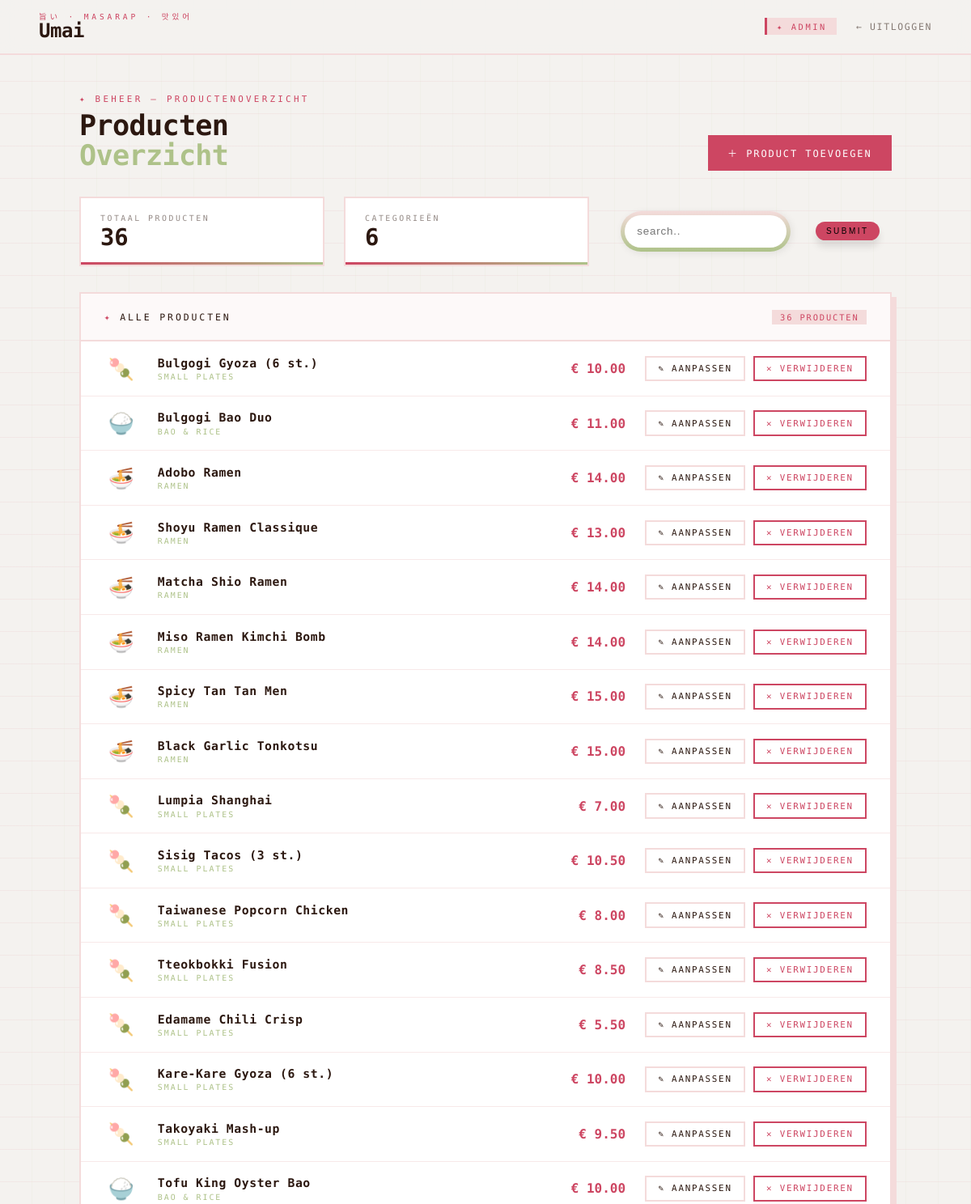
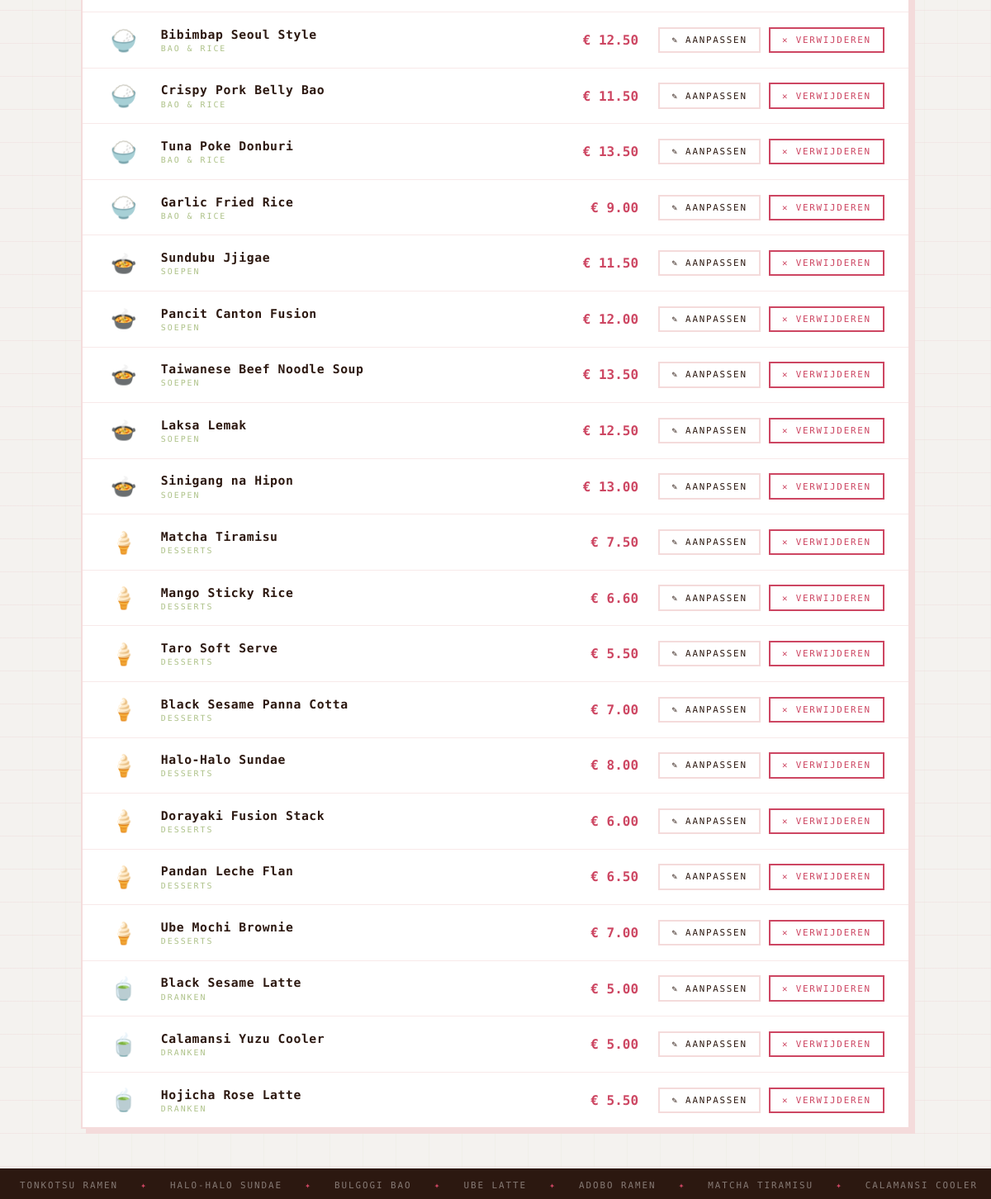
The page /app/umai/admin/admin.php (signed in) on the database its author committed (2 pictures, top to bottom).
### tables this page shows
CREATE TABLE `menu` (
  `id` int NOT NULL,
  `naam` varchar(30) NOT NULL,
  `categorie` varchar(15) NOT NULL,
  `beschrijving` varchar(130) NOT NULL,
  `prijs` decimal(19,2) NOT NULL
);

### app/umai/admin/admin.php (the view, shortened to what this page needs)
<?php
$connectie = new PDO('mysql:host=mysql_db;dbname=school', 'root', 'rootpassword');
$sql = $connectie->prepare("SELECT * FROM menu");
$sql->execute();
$result = $sql->fetchAll();
?>
<!DOCTYPE html>
<html lang="nl">
<head>
    <link href="admin.css" rel="stylesheet" />
</head>
<body>
<nav>
    <a href="../../index.php" class="nav-logo">
        <span class="kanji">旨い · Masarap · 맛있어</span>
        <span class="brand">Umai</span>
    </a>
    <div class="nav-right">
        <span class="nav-tag">✦ Admin</span>
        <a href="login.php" class="nav-link">← Uitloggen</a>
    </div>
</nav>
<main>
    <div class="page-header">
        <div class="page-header-left">
            <span class="section-label">✦ Beheer — Productenoverzicht</span>
            <h1 class="page-title">Producten<br><span class="green">Overzicht</span></h1>
        </div>
        <div class="page-header-actions">
            <a href="product-toevoegen.php" class="btn btn-primary">＋ Product Toevoegen</a>
        </div>
    </div>
    <div class="stats-bar">
        <div class="stat-card">
            <span class="stat-label">Totaal producten</span>
            <span class="stat-value"><?php
               echo count($result)
            ?>
            </span>
        </div>
        <div class="stat-card">
            <span class="stat-label">Categorieën</span>
            <span class="stat-value">
                  <?php
                  $sql = $connectie->prepare("SELECT COUNT(DISTINCT categorie) FROM menu");
                  $sql->execute();
                  $cat = $sql->fetchColumn();
                  echo $cat;
                  ?>
            </span>
        </div>
        <form method="get" class="form-main" action="admin.php">
            <div class="form-box">
                <input class="form-text" type="text" id="search" name="search" placeholder="search..">
            </div>
            <input class="form-button" name="submit" type="submit" value="Submit">
        </form>
        <?php
        if (isset($_GET['submit'])) {
            $sql = $connectie->prepare("SELECT * FROM menu WHERE naam LIKE :search");
            $sql->bindValue(':search', '%' . $_GET['search'] . '%');
            $sql->execute();
            $result = $sql->fetchAll();
        } else {
            $sql = $connectie->prepare("SELECT * FROM menu");
            $sql->execute();
            $result = $sql->fetchAll();
        }
        ?>
    </div>
    <div class="table-wrapper">
        <div class="table-header">
            <span class="table-title">
                <span class="dot">✦</span> Alle producten
            </span>
            <span class="product-count"><?php
                echo count($result)
                ?> producten</span>
        </div>
        <div class="product-list">
             <?php foreach ($result as $menuItem){?>
            <div class="product-row">
                <span class="product-emoji">
                    <?php
                    if($menuItem["categorie"] == "Ramen"){
                        echo "🍜";
                    }
                    elseif ($menuItem["categorie"] == "Soepen"){
                        echo "🍲";
                    }
                    elseif ($menuItem["categorie"] == "Desserts"){
                        echo "🍦";
                    }
                    elseif ($menuItem["categorie"] == "Bao & Rice"){
                        echo "🍚";
                    }
                    elseif ($menuItem["categorie"] == "Dranken"){
                        echo "🍵";
                    }
                    elseif ($menuItem["categorie"] == "Small Plates"){
                        echo "🍡";
                    }
                    ?>
                    </span>
                <div class="product-info">
                    <span class="product-name">
                        <?php
                        echo $menuItem['naam'];
                        ?>
                    </span>
                    <span class="product-category">
                        <?php
                        echo $menuItem['categorie'];
                        ?>
                    </span>
                </div>
                <span class="product-price">€
                    <?php
                    echo $menuItem['prijs'];
                    ?>
                </span>
                <div class="product-actions">
                    <a href="product-aanpassen.php?id=<?php
    echo $menuItem['id'];
    ?>" class="btn btn-edit">✎ Aanpassen</a>
                    <button class="btn btn-danger" onclick="askDelete('<?php echo $menuItem['naam'] ?>')">✕ Verwijderen</button>
                </div>
            </div>
            <?php } ?>
        </div>
    </div>
</main>
<div class="marquee-band">
    <div class="marquee-track">
        <span>Tonkotsu Ramen</span><span class="dot">✦</span>
        <span>Halo-Halo Sundae</span><span class="dot">✦</span>
        <span>Bulgogi Bao</span><span class="dot">✦</span>
        <span>Ube Latte</span><span class="dot">✦</span>
        <span>Adobo Ramen</span><span class="dot">✦</span>
        <span>Matcha Tiramisu</span><span class="dot">✦</span>
        <span>Calamansi Cooler</span><span class="dot">✦</span>
    </div>
</div>
</body>
</html>

### rows shown on the page
menu: naam "Bulgogi Gyoza (6 st.)", categorie "SMALL PLATES", prijs "10.00"
menu: naam "Bulgogi Bao Duo", categorie "BAO & RICE", prijs "11.00"
menu: naam "Adobo Ramen", categorie "RAMEN", prijs "14.00"
menu: naam "Shoyu Ramen Classique", categorie "RAMEN", prijs "13.00"
menu: naam "Matcha Shio Ramen", categorie "RAMEN", prijs "14.00"
menu: naam "Miso Ramen Kimchi Bomb", categorie "RAMEN", prijs "14.00"
menu: naam "Spicy Tan Tan Men", categorie "RAMEN", prijs "15.00"
menu: naam "Black Garlic Tonkotsu", categorie "RAMEN", prijs "15.00"
menu: naam "Lumpia Shanghai", categorie "SMALL PLATES", prijs "7.00"
menu: naam "Sisig Tacos (3 st.)", categorie "SMALL PLATES", prijs "10.50"
menu: naam "Taiwanese Popcorn Chicken", categorie "SMALL PLATES", prijs "8.00"
menu: naam "Tteokbokki Fusion", categorie "SMALL PLATES", prijs "8.50"
menu: naam "Edamame Chili Crisp", categorie "SMALL PLATES", prijs "5.50"
menu: naam "Kare-Kare Gyoza (6 st.)", categorie "SMALL PLATES", prijs "10.00"
menu: naam "Takoyaki Mash-up", categorie "SMALL PLATES", prijs "9.50"
menu: naam "Tofu King Oyster Bao", categorie "BAO & RICE", prijs "10.00"
menu: naam "Bibimbap Seoul Style", categorie "BAO & RICE", prijs "12.50"
menu: naam "Crispy Pork Belly Bao", categorie "BAO & RICE", prijs "11.50"
menu: naam "Tuna Poke Donburi", categorie "BAO & RICE", prijs "13.50"
menu: naam "Garlic Fried Rice", categorie "BAO & RICE", prijs "9.00"
menu: naam "Sundubu Jjigae", categorie "SOEPEN", prijs "11.50"
menu: naam "Pancit Canton Fusion", categorie "SOEPEN", prijs "12.00"
menu: naam "Taiwanese Beef Noodle Soup", categorie "SOEPEN", prijs "13.50"
menu: naam "Laksa Lemak", categorie "SOEPEN", prijs "12.50"
menu: naam "Sinigang na Hipon", categorie "SOEPEN", prijs "13.00"
menu: naam "Matcha Tiramisu", categorie "DESSERTS", prijs "7.50"
menu: naam "Mango Sticky Rice", categorie "DESSERTS", prijs "6.60"
menu: naam "Taro Soft Serve", categorie "DESSERTS", prijs "5.50"
menu: naam "Black Sesame Panna Cotta", categorie "DESSERTS", prijs "7.00"
menu: naam "Halo-Halo Sundae", categorie "DESSERTS", prijs "8.00"
menu: naam "Dorayaki Fusion Stack", categorie "DESSERTS", prijs "6.00"
menu: naam "Pandan Leche Flan", categorie "DESSERTS", prijs "6.50"
menu: naam "Ube Mochi Brownie", categorie "DESSERTS", prijs "7.00"
menu: naam "Black Sesame Latte", categorie "DRANKEN", prijs "5.00"
menu: naam "Calamansi Yuzu Cooler", categorie "DRANKEN", prijs "5.00"
menu: naam "Hojicha Rose Latte", categorie "DRANKEN", prijs "5.50"

### other values the page prints
count($result) "36"
$cat "6"
